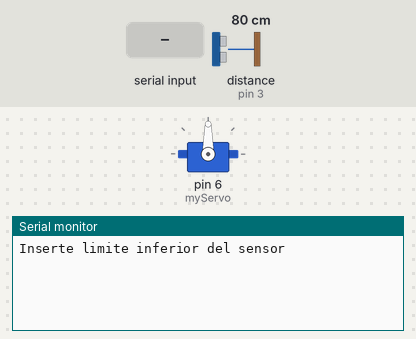
Recording of a sketch running on a simulated Arduino Uno, built with avr-gcc and run on an emulated ATmega328P. Shown: servo, the last lines printed to the serial monitor. The test bench sets the inputs (shaded band); at power-on: distance to the obstacle (sensor on pin 3) 80 cm. The echo pulse lasts 58.3 µs per cm.

Above: at 1.2 s.
1.3 s: "90,45\n" received over Serial
At 2.5 s:
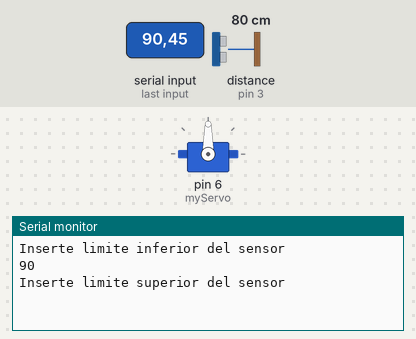
2.8 s: "30,150\n" received over Serial
At 3.06 s:
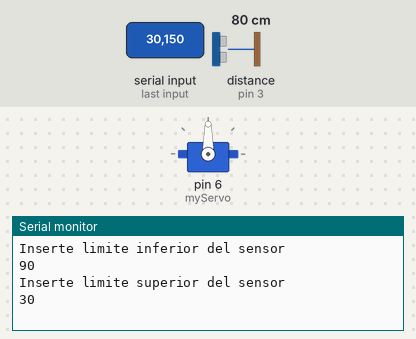

The sketch:

Practica_3.ino
```cpp
#include <Servo.h>

//Sensor ultrasónico
const int TriggerPin = 2;
const int EchoPin = 3;

//Creación del motor
Servo myServo;

//Límites de trabajo
String Valorinferior;
String ValorSuperior;


//Etapas

//Valores de límites
int LimInferiorValueMotor = 0;
int LimSuperiorValueMotor = 0;

//Límites del sensor
int LimInferiorSensor = 0;
int LimSuperiorSensor = 0;

//Valores de límites
int LimInferiorValueSensor = 0;
int LimSuperiorValueSensor = 0;

float Pendiente = 0;
float MovMotor = 0;

//Variables del ultrasónico
long t = 0;
long z = 0;

//Eliminación de picos ultrasónico
long y = 0;
int cont = 0;

//Cálculo de la media
float lecturas[75];
int posicion = 0;
float totalValues = 0;
float valormedio = 0;
bool mediaCalculada = 0;

void setup() {
  Serial.begin(9600);
  pinMode(TriggerPin, OUTPUT);
  pinMode(EchoPin, INPUT);
  digitalWrite(TriggerPin, LOW);
   myServo.attach(6);
}

void loop(){

  LimSuperiorValueMotor = 180;
  LimInferiorValueMotor = 1;


  if (LimInferiorSensor == 0){
    Serial.println("Inserte limite inferior del sensor");
    while(LimInferiorSensor != 1){
       while (Serial.available() > 0){
         String Valorinferior = Serial.readStringUntil('\n');
         LimInferiorValueSensor = Valorinferior.toInt();
         Serial.println(LimInferiorValueSensor);
         if (LimInferiorValueSensor < 10 or LimInferiorValueSensor > 150){
           Serial.println("Digite un numero válido");
          }
        }
        if (LimInferiorValueSensor >= 10 and LimInferiorValueSensor <= 150) {
        LimInferiorSensor = 1;
        }
    }
  }


  if (LimSuperiorSensor == 0){
    Serial.println("Inserte limite superior del sensor");
    while(LimSuperiorSensor != 1){
        while (Serial.available() > 0){
          String ValorSuperior = Serial.readStringUntil('\n');
          LimSuperiorValueSensor = ValorSuperior.toInt();
          Serial.println(LimSuperiorValueSensor);
          if (LimSuperiorValueSensor <= LimInferiorSensor or LimSuperiorValueSensor > 200) {
            Serial.println("Digite un numero válido");
          }
        }
      if (LimSuperiorValueSensor > LimInferiorSensor and LimSuperiorValueSensor <= 200) {
        LimSuperiorSensor = 1 ;
      }
    }
  }


  //Data del Sensor ultrasónico

  digitalWrite(TriggerPin, HIGH);
  delayMicroseconds(10);
  digitalWrite(TriggerPin, LOW);

  t = pulseIn(EchoPin, HIGH);
  z = t/59;


  //Eliminación de picos del ultrasónico
  if (y==0)
  {y=z;}

  if (z>=y+5 and z<=y-5)
  {y=z;
  cont=0;
  }
  else
  {cont++;}

  if(cont==5)
  {y=z;
  cont=0;
  }

  //Para sacar la media se actualiza un valor del array en una posición x.
  //Cuando acaba de empezar, se debe esperar que estén los 75 valores para iniciar el movimiento.

  totalValues = totalValues - lecturas[posicion];
  lecturas[posicion] = y;
  totalValues = totalValues + lecturas[posicion];
  posicion = posicion + 1;

  if (posicion >= 75){
    mediaCalculada = 1;
    posicion = 0;
  }

  //Se saca el valor medio y se imprime
  valormedio = totalValues / 75;
  if (mediaCalculada){
    Serial.print("Distancia: ");
    Serial.print(valormedio);
    Serial.println("cm");

  }


  if (mediaCalculada){
    Pendiente= (LimSuperiorValueMotor-LimInferiorValueMotor)/(LimSuperiorValueSensor-LimInferiorValueSensor);


    if (valormedio>=LimInferiorValueSensor and valormedio<=LimSuperiorValueSensor){
      //Si el valor de la media es mayor que el valor mínimo del sensor, se resta la media menos el límite inferior.
      if (valormedio>LimInferiorValueSensor){
        MovMotor= (valormedio-LimInferiorValueSensor);
      }
      //Si el valor de la media es menor que el valor mínimo del sensor, se resta el límite inferior a la media.
      if (valormedio<LimInferiorSensor){
        MovMotor= (LimInferiorValueSensor-valormedio);
      }
      //Si el valor medio es igual que el límite inferior, el motor se queda en el estado inicial.
      if (valormedio==LimInferiorValueSensor){
        MovMotor= 0;
      }
      //Con la pendiente y el movimiento del motor se tiene la posición del motor, empezando desde el límite inferior que es sumado
      myServo.write((Pendiente*MovMotor)+LimInferiorValueMotor);
    }
  }

}
```

Measured:
- after the input at 1.3 s, the serial monitor: prints a new line at once (image 1)
- after the input at 2.8 s, the serial monitor: prints a new line at once (image 2)
